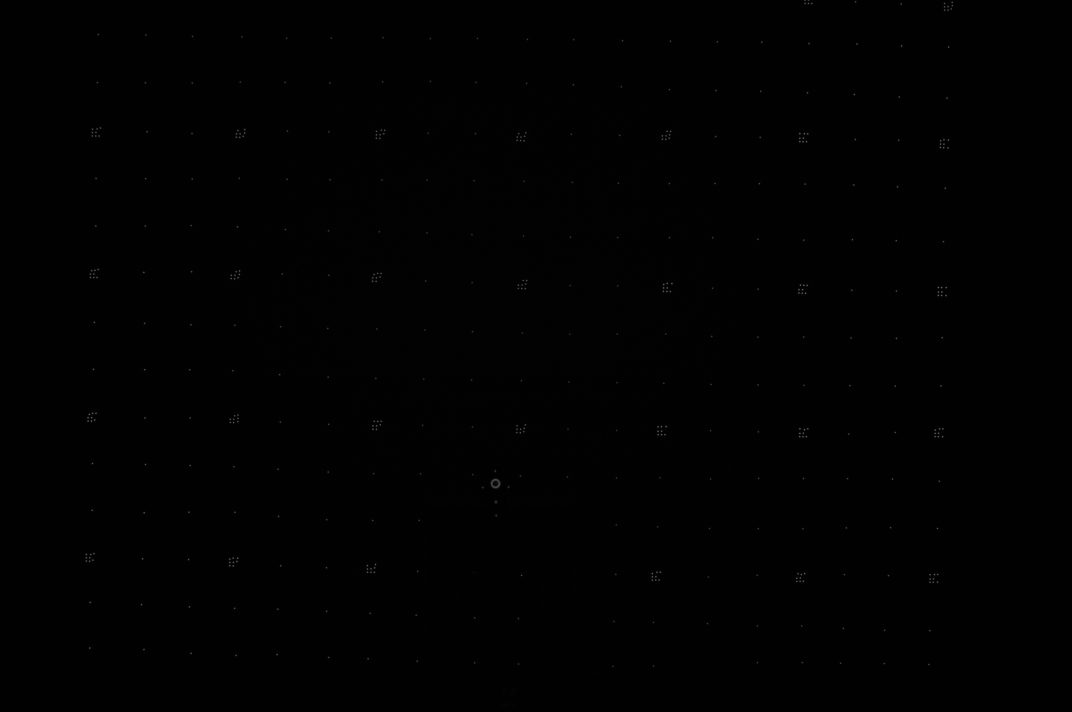
%> input picture 100ND2XS/DSC_0001.JPG, 4288 x 2848 px (shown at 1/4 size)
$ octave testMain.m   (GNU Octave 9; MATLAB toolbox functions it lacks are replaced by stand-ins)
%> lines starting %> are read from the running program, lines starting %| are printed output that depends on the picture; in (x1, y1, x2, y2) boxes, pixels count from 0 and x2, y2 are one past the last pixel; in counts of white or black regions, pixels touching at a corner belong together; the program's own positions count from 1
### waide_angle_matlab_GN_calibration_Onsite_coded matching(testmain) - 2023.09.04终极版本/FunSetPicPath.m
function [picFileNames, numPicFile] = FunSetPicPath()
%%%确定图片文件路径和图片类型.jpg  .bmp
picType = '';
[filename, pathname] = uigetfile('*.jpg; *.bmp; .png', 'Set Picture File Path');
%> the answer given: ../100ND2XS/DSC_0001.JPG

isjpg = strfind(filename, '.jpg'); isJPG = strfind(filename, '.JPG');
isbmp = strfind(filename, '.bmp'); isBMP = strfind(filename, '.BMP');
ispng = strfind(filename, '.png'); isPNG = strfind(filename, '.PNG');

if size(isjpg, 1) > 0
    picType = '.jpg';
end
if size(isJPG, 1) > 0
    picType = '.JPG';
end
if size(isbmp, 1) > 0
    picType = '.bmp';
end
if size(isBMP, 1) > 0
    picType = '.BMP';
end
if size(ispng, 1) > 0
    picType = '.png';
end
if size(isPNG, 1) > 0
    picType = '.PNG';
end


allFilesUnderPath = dir(pathname);
numAllFilesUnderPath = length(allFilesUnderPath);

picFileNames = []; numPicFile = 0;
for iFile = 1 : numAllFilesUnderPath
    iFileName = allFilesUnderPath(iFile).name;
    isPicType = size(strfind(iFileName, picType), 1);
    if isPicType > 0
        picFileNames = [picFileNames; strcat(pathname, iFileName)];
        numPicFile = numPicFile + 1;
    end
end

### waide_angle_matlab_GN_calibration_Onsite_coded matching(testmain) - 2023.09.04终极版本/FunPicPointCentroid_bwconncomp.m
function [pointStructure, numCodeAll] = FunPicPointCentroid_bwconncomp(imgFileNames, numImg, bwThreshold, ...
    minSpotSize, maxSpotSize, pixSize, barDesign, ifAutoThresh, ifCompensation, camCompTemp, initInParam)
%> called with numImg = 2, bwThreshold = 0.2, minSpotSize = 2000, maxSpotSize = 20000, pixSize = 0.00345, ifAutoThresh = 0, ifCompensation = 0, camCompTemp = []
% initInParam = load('AVT_40_35mm.txt');
% initInParam = [-0.014074; -0.207993; 22.279081; 0; 0; 0; 0; 0; 0; 0]
bk = 4;
for iImg = 1 : numImg
    pointStructure(iImg, 1).point = [];
    pointStructure(iImg, 1).numPoint = 0;
    pointStructure(iImg, 1).bar = [];
    pointStructure(iImg, 1).numBar = 0;
    pointStructure(iImg, 1).code = [];
    pointStructure(iImg, 1).numCode = 0;
    pointStructure(iImg, 1).exParam = zeros(6, 1);
    pointStructure(iImg, 1).inParam = zeros(10, 1);
    pointStructure(iImg, 1).matched = [];
    pointStructure(iImg, 1).codeCorrespond = [];
    pointStructure(iImg, 1).R = zeros(3, 3);
    pointStructure(iImg, 1).T = zeros(3, 1);
end
GaussFilter = fspecial('gaussian',4,0.5) ;
spotBoxExtend = 2; ringSize = 40;
angleThr = 4/180*pi; scaleThresh = 0.2;  disThrFactor = 1/50;
% for iImg = [3 17 33 34 54]
for iImg = 1 : numImg
%     close all;
    nCenter = 0; center = []; center_mm = [];
    numRing = 0; posRing = []; barSearchRadi = [];
    imgFileName = imgFileNames(iImg, :);
    display(strcat('正在处理', imgFileName));
    img = imread(imgFileName);
    if size(img, 3) > 1
        img = rgb2gray(img);
    end
    %%%%%%%%%%%%%%%%%%%%%
    [m, n] = size(img);
    %%%%%%%%%%%%%%%%%%一些图像处理
    img = img - bk;
    ifCompensation = 0;
    if ifCompensation > 0
        img = uint8(double(img).*double(camCompTemp));
    end
    img = imfilter(img, GaussFilter, 'replicate');
    %%%%%%%%%%%%%%%%

    %%% 将图像进行二值化
    if ifAutoThresh > 0
        bwThreshold = graythresh(img);
    end
    imgBW = im2bw(img, bwThreshold);
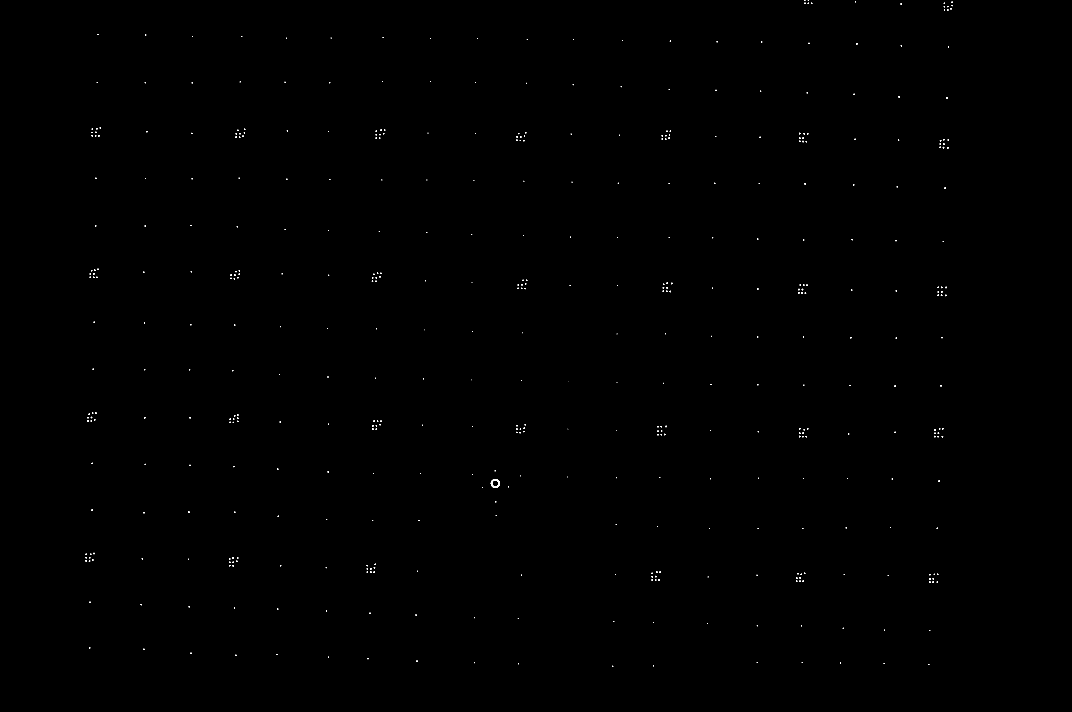
%> imgBW: size 2848x4288 logical (shown at 1/4 size); 0.07% white; 467 white regions (270 under 20 px), largest, box (x1, y1, x2, y2) and area: (1963, 1916, 2000, 1952) 544, (3196, 531, 3202, 537) 26, (3214, 532, 3220, 538) 26
% [8 lines of commented-out code are left out]
    %%二值图像中的连通区域标记
    CC = bwconncomp(imgBW); N_ConnComp = CC.NumObjects;
%> after `CC = bwconncomp(imgBW)`: CC = 467 connected components
%> after `N_ConnComp = CC.NumObjects`: N_ConnComp = 467
%> (the rest of the program and of its run is left out)
